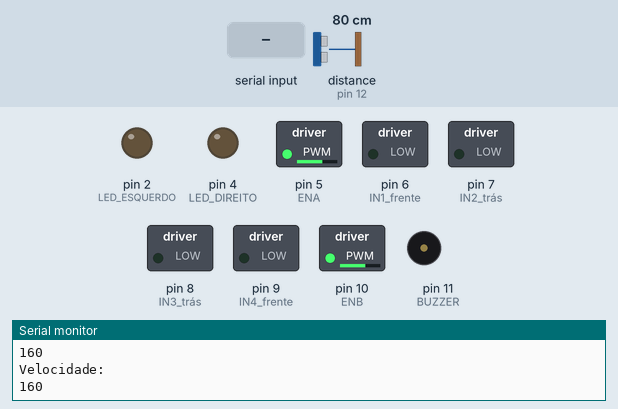
Simulated run of this sketch. Board: Arduino Uno, built with avr-gcc and run on an emulated ATmega328P. Parts: switched loads named in the sketch (green lamp = pin HIGH), output pins drawn as LEDs (lit = HIGH), buzzer (waves = sounding), the last lines printed to the serial monitor. Dashed ring = blinking. Inputs (shaded band) come from the test bench; at power-on: distance to the obstacle (sensor on pin 12) 80 cm. The echo pulse lasts 58.3 µs per cm.

Above: at 1.2 s.
1.3 s: distance to the obstacle (sensor on pin 12) set to 22 cm
3.2 s: distance to the obstacle (sensor on pin 12) set to 18 cm
At 5.0 s:
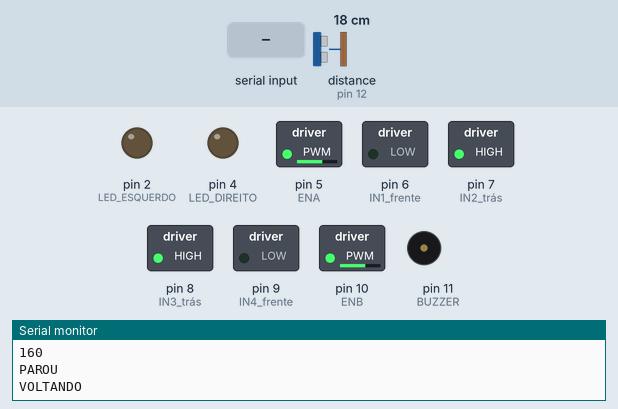
7.3 s: "t" received over Serial
At 11.1 s:
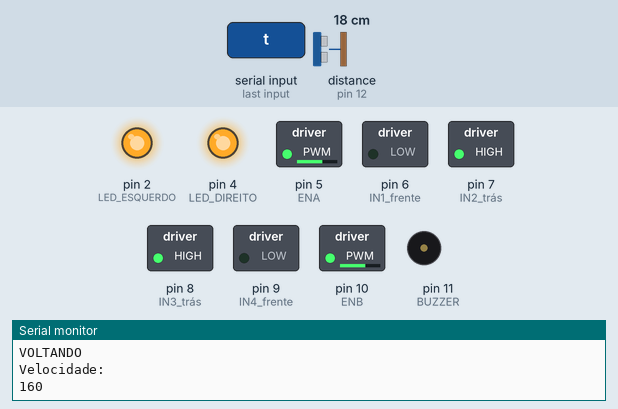
11.4 s: "f" received over Serial
At 13.8 s:
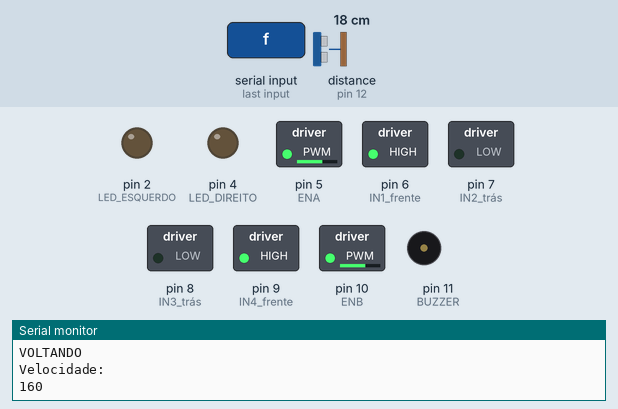
14.9 s: "d" received over Serial
At 18.8 s:
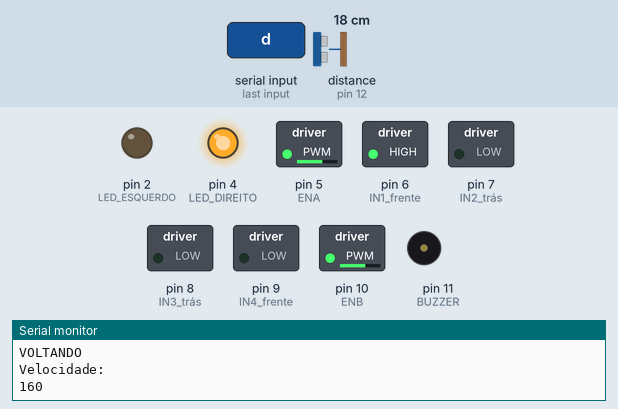
19.0 s: "e" received over Serial
At 22.6 s:
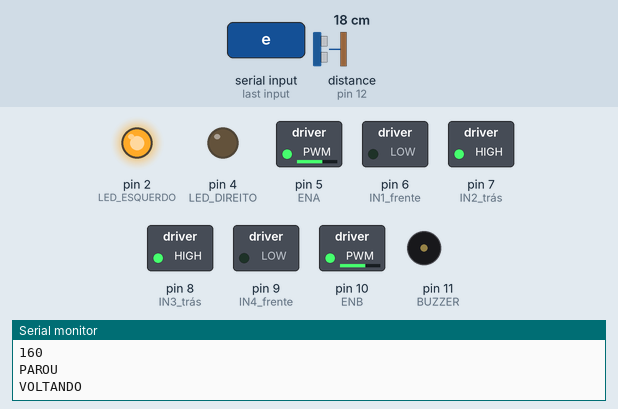
Timing chart, 0 to 23.5 s (numbered marks = the images above; inputs shaded):
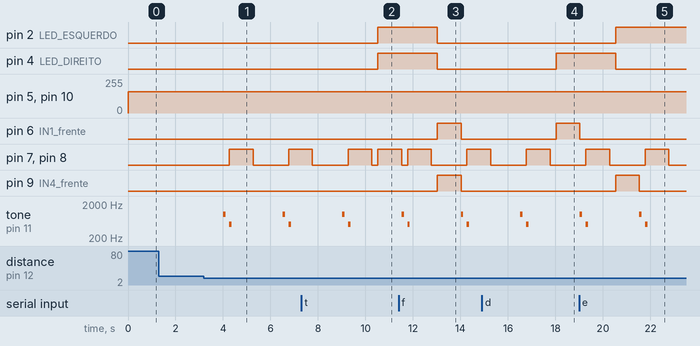

The sketch:

carrinho_final_icc.ino
```cpp
#include <Ultrasonic.h>
#include <PCM.h>

Ultrasonic sensor (3, 12);

int velocidade = 160;
int cont;
int cont2;
char x;
/*
const unsigned char buzina[] PROGMEM = {
    129, 128, 129, 128, 128, 128, 126, 126, 125, 125, 124, 124, 126, 126, 128, 128, 129, 131, 129, 132, 132, 133, 132, 130, 130, 125, 124, 122, 120, 120, 118, 124,
    126, 127, 129, 131, 134, 131, 134, 136, 136, 134, 133, 136, 126, 119, 119, 114, 113, 112, 119, 127, 128, 132, 135, 131, 131, 141, 135, 132, 139, 138, 139, 126,
    121, 122, 107, 106, 111, 115, 123, 135, 141, 126, 131, 137, 135, 133, 126, 146, 143, 128, 142, 133, 112, 104, 108, 107, 106, 123, 142, 144, 124, 129, 140, 126,
    129, 134, 142, 137, 126, 150, 147, 112, 95, 108, 118, 97, 111, 152, 152, 126, 124, 136, 123, 122, 135, 148, 139, 112, 143, 173, 127, 78, 98, 130, 103, 97, 143,
    165, 136, 116, 140, 115, 105, 146, 152, 148, 108, 121, 189, 149, 81, 79, 121, 128, 89, 118, 172, 149, 117, 140, 121, 87, 135, 165, 156, 118, 101, 173, 178, 102, 66,
    100, 137, 107, 96, 151, 176, 119, 123, 154, 77, 104, 178, 153, 134, 102, 144, 197, 127, 66, 79, 131, 128, 88, 129, 174, 137, 115, 160, 105, 63, 166, 180, 128, 102,
    137, 197, 151, 80, 64, 107, 147, 96, 102, 172, 156, 108, 147, 139, 57, 133, 190, 134, 105, 118, 198, 186, 85, 61, 87, 138, 118, 92, 151, 169, 120, 127, 160, 72,
    89, 200, 156, 87, 107, 195, 210, 106, 64, 71, 120, 135, 87, 133, 181, 127, 115, 162, 93, 72, 182, 182, 96, 78, 172, 240, 137, 60, 71, 102, 129, 101, 116, 172, 151,
    106, 149, 123, 53, 159, 211, 111, 59, 143, 244, 171, 76, 65, 88, 125, 107, 104, 163, 166, 110, 138, 132, 57, 130, 219, 151, 54, 98, 235, 209, 89, 62, 88, 113, 113,
    99, 142, 176, 126, 121, 142, 62, 100, 223, 181, 70, 65, 212, 228, 110, 70, 76, 112, 116, 93, 131, 171, 142, 121, 139, 74, 76, 206, 209, 102, 44, 173, 243, 135, 71,
    75, 107, 116, 99, 115, 160, 158, 120, 142, 89, 48, 190, 222, 130, 48, 133, 246, 157, 81, 73, 96, 125, 99, 104, 153, 156, 133, 141, 104, 38, 155, 232, 156, 58, 103,
    239, 179, 87, 76, 91, 122, 106, 98, 144, 158, 135, 139, 125, 35, 119, 230, 177, 78, 76, 222, 207, 96, 76, 84, 119, 117, 93, 133, 157, 141, 137, 138, 46, 83, 222,
    194, 95, 61, 199, 228, 109, 77, 85, 109, 122, 95, 123, 158, 143, 135, 146, 63, 59, 201, 207, 118, 53, 168, 244, 129, 77, 81, 104, 126, 95, 116, 152, 148, 135, 148,
    88, 37, 179, 218, 136, 56, 133, 249, 154, 79, 81, 96, 126, 101, 103, 149, 152, 135, 148, 108, 31, 149, 223, 155, 67, 100, 243, 184, 82, 79, 89, 126, 108, 93, 142,
    153, 139, 143, 128, 34, 116, 226, 170, 82, 77, 225, 209, 93, 79, 83, 120, 119, 88, 131, 154, 141, 141, 139, 48, 84, 218, 189, 97, 61, 199, 234, 108, 75, 84, 112,
    127, 88, 118, 153, 144, 138, 147, 65, 57, 205, 201, 114, 55, 167, 251, 128, 75, 84, 103, 133, 94, 107, 151, 145, 138, 148, 86, 42, 179, 215, 132, 56, 134, 254,
    156, 75, 82, 97, 131, 103, 99, 146, 149, 135, 147, 109, 33, 150, 223, 149, 64, 101, 246, 187, 79, 81, 90, 126, 114, 93, 138, 151, 138, 144, 126, 36, 118, 226, 168,
    77, 76, 226, 215, 90, 79, 87, 119, 120, 90, 131, 152, 141, 141, 138, 49, 87, 219, 186, 94, 60, 198, 238, 107, 76, 85, 111, 127, 90, 121, 152, 144, 138, 145, 67, 58,
    204, 203, 112, 54, 165, 252, 131, 73, 85, 103, 130, 95, 109, 151, 146, 137, 148, 85, 43, 180, 215, 132, 55, 131, 255, 158, 73, 84, 96, 130, 102, 100, 147, 148, 139,
    146, 105, 35, 149, 224, 151, 64, 100, 246, 188, 78, 81, 91, 126, 113, 93, 139, 151, 139, 145, 123, 37, 118, 225, 170, 78, 74, 225, 217, 88, 75, 90, 119, 121, 90, 131,
    152, 140, 144, 138, 46, 87, 220, 187, 95, 58, 198, 239, 105, 73, 85, 112, 128, 90, 121, 153, 142, 141, 145, 66, 62, 202, 203, 114, 52, 163, 254, 132, 69, 83, 104, 131,
    96, 108, 151, 147, 137, 148, 87, 42, 181, 215, 131, 57, 126, 255, 164, 71, 80, 95, 132, 105, 96, 147, 151, 137, 148, 107, 35, 149, 223, 152, 65, 94, 245, 195, 79, 77,
    88, 129, 114, 89, 140, 152, 138, 145, 125, 39, 113, 224, 172, 81, 71, 217, 224, 96, 73, 84, 120, 126, 87, 128, 156, 141, 141, 140, 51, 80, 217, 189, 99, 57, 185, 245,
    115, 71, 81, 109, 133, 90, 114, 157, 145, 138, 147, 71, 55, 196, 207, 120, 52, 150, 254, 142, 71, 79, 100, 135, 97, 103, 153, 149, 138, 148, 95, 39, 168, 221, 139,
    58, 116, 251, 173, 74, 78, 91, 131, 108, 93, 145, 155, 138, 145, 117, 36, 134, 226, 160, 71, 86, 237, 204, 84, 75, 86, 123, 118, 88, 135, 158, 139, 142, 132, 43,
    101, 221, 181, 86, 64, 212, 229, 100, 74, 82, 114, 126, 88, 125, 156, 144, 140, 141, 61, 69, 208, 200, 106, 51, 178, 248, 122, 73, 80, 106, 130, 93, 112, 155, 149, 136,
    146, 80, 49, 187, 211, 128, 52, 140, 255, 150, 73, 80, 96, 131, 101, 100, 151, 152, 136, 148, 101, 38, 158, 221, 148, 60, 107, 249, 178, 79, 80, 89, 128, 108, 92, 144,
    154, 138, 145, 120, 39, 125, 224, 167, 76, 79, 229, 209, 90, 77, 84, 122, 118, 88, 132, 156, 142, 140, 136, 48, 91, 219, 185, 95, 62, 200, 233, 105, 76, 82, 111, 128,
    87, 120, 158, 144, 139, 143, 66, 64, 201, 202, 115, 54, 166, 250, 129, 74, 81, 103, 131, 93, 109, 155, 149, 136, 146, 89, 44, 177, 216, 134, 57, 131, 252, 157, 76, 80,
    94, 131, 103, 97, 149, 154, 136, 145, 109, 37, 145, 223, 153, 67, 97, 243, 189, 80, 79, 87, 126, 113, 89, 140, 157, 138, 142, 128, 41, 112, 222, 173, 82, 73, 222, 216,
    94, 77, 81, 119, 123, 85, 128, 159, 143, 138, 138, 58, 79, 211, 192, 102, 59, 188, 241, 114, 74, 81, 109, 129, 89, 114, 158, 147, 134, 147, 75, 55, 194, 205, 122, 54,
    155, 252, 137, 76, 80, 98, 133, 96, 102, 154, 151, 135, 146, 97, 42, 163, 219, 142, 59, 120, 251, 167, 76, 81, 91, 129, 106, 94, 146, 155, 137, 143, 117, 38, 133, 223,
    160, 71, 89, 239, 197, 83, 80, 87, 123, 116, 89, 136, 158, 140, 140, 131, 45, 101, 219, 180, 86, 67, 216, 224, 95, 78, 85, 114, 124, 87, 125, 158, 144, 139, 138, 61, 75,
    206, 196, 106, 55, 183, 244, 117, 75, 83, 106, 129, 91, 114, 154, 148, 137, 144, 80, 51, 188, 210, 125, 54, 147, 255, 142, 74, 84, 98, 130, 98, 102, 152, 150, 136, 147,
    98, 40, 160, 218, 146, 60, 113, 251, 172, 77, 82, 92, 128, 107, 93, 145, 153, 138, 144, 117, 39, 128, 222, 163, 75, 84, 234, 203, 85, 81, 87, 123, 117, 88, 135, 156, 141,
    141, 132, 46, 97, 217, 181, 91, 65, 207, 229, 101, 76, 86, 114, 126, 87, 123, 158, 143, 139, 141, 62, 69, 204, 196, 111, 56, 173, 247, 122, 75, 84, 104, 133, 90, 110, 157,
    148, 138, 145, 83, 49, 182, 212, 129, 56, 139, 252, 150, 74, 83, 97, 131, 100, 98, 151, 153, 136, 146, 104, 38, 154, 221, 148, 64, 106, 247, 181, 77, 82, 90, 128, 110, 89,
    142, 156, 138, 143, 122, 39, 121, 222, 168, 78, 80, 229, 211, 89, 79, 85, 120, 121, 85, 131, 158, 142, 139, 134, 52, 89, 213, 186, 97, 62, 198, 238, 107, 74, 84, 112, 128,
    87, 117, 158, 146, 136, 143, 69, 61, 197, 202, 116, 54, 163, 252, 132, 73, 82, 103, 133, 93, 105, 156, 151, 135, 146, 91, 44, 172, 214, 136, 56, 126, 255, 161, 75, 80, 94,
    132, 102, 95, 149, 155, 138, 144, 111, 38, 141, 222, 156, 67, 95, 242, 192, 81, 80, 88, 126, 114, 88, 138, 158, 140, 142, 127, 42, 108, 221, 175, 84, 70, 218, 221, 94, 77,
    85, 118, 123, 87, 126, 159, 143, 139, 138, 56, 79, 209, 193, 103, 56, 188, 242, 113, 76, 83, 109, 130, 89, 116, 156, 147, 137, 144, 76, 54, 190, 208, 122, 52, 151, 254, 140,
    75, 83, 99, 131, 97, 104, 153, 151, 136, 146, 97, 40, 163, 218, 143, 58, 115, 252, 170, 77, 82, 92, 129, 107, 94, 147, 154, 137, 145, 116, 38, 132, 222, 163, 70, 85, 237,
    199, 85, 80, 87, 123, 117, 88, 138, 156, 140, 142, 131, 47, 99, 218, 182, 88, 64, 210, 226, 99, 77, 85, 114, 124, 88, 125, 157, 143, 140, 142, 60, 71, 207, 197, 108, 54,
    179, 245, 118, 75, 84, 104, 130, 91, 113, 156, 145, 139, 146, 79, 52, 184, 210, 129, 54, 143, 254, 145, 74, 83, 96, 131, 98, 102, 152, 150, 137, 146, 102, 40, 156, 219,
    149, 63, 108, 249, 176, 78, 81, 90, 128, 109, 92, 145, 155, 136, 145, 120, 39, 124, 221, 167, 77, 80, 230, 208, 87, 79, 86, 121, 119, 86, 136, 157, 139, 142, 134, 49, 93,
    215, 185, 95, 62, 202, 232, 103, 77, 83, 113, 126, 87, 123, 159, 142, 138, 143, 65, 65, 200, 200, 114, 55, 167, 248, 126, 74, 84, 102, 131, 92, 109, 158, 147, 137, 146,
    86, 47, 178, 212, 134, 58, 132, 253, 154, 76, 83, 94, 131, 100, 97, 151, 153, 136, 145, 107, 39, 148, 220, 153, 67, 100, 244, 185, 81, 81, 88, 127, 111, 88, 143, 156,
    137, 143, 124, 43, 115, 220, 172, 83, 75, 222, 215, 92, 78, 85, 119, 121, 85, 130, 159, 141, 139, 137, 55, 84, 211, 189, 101, 59, 192, 239, 109, 77, 83, 110, 128, 87,
    117, 159, 144, 137, 144, 73, 60, 192, 204, 121, 54, 157, 252, 134, 75, 83, 101, 131, 93, 105, 156, 149, 135, 145, 95, 45, 166, 215, 140, 59, 122, 252, 163, 77, 82, 93,
    130, 103, 95, 150, 154, 136, 144, 114, 41, 136, 220, 159, 72, 90, 239, 194, 83, 81, 87, 124, 114, 88, 141, 157, 137, 142, 128, 47, 105, 217, 178, 88, 68, 215, 221, 96,
    79, 84, 116, 123, 86, 129, 159, 141, 138, 139, 61, 76, 207, 194, 107, 57, 182, 243, 115, 76, 84, 107, 129, 88, 115, 159, 145, 137, 144, 79, 55, 186, 207, 127, 55, 147,
    253, 141, 76, 83, 98, 131, 96, 101, 155, 150, 136, 144, 99, 43, 159, 216, 146, 63, 112, 251, 172, 78, 82, 90, 129, 106, 90, 147, 156, 136, 142, 117, 42, 127, 219, 165,
    78, 83, 232, 205, 87, 80, 86, 122, 117, 84, 135, 161, 139, 138, 133, 50, 95, 215, 182, 96, 64, 203, 231, 104, 78, 82, 114, 127, 82, 121, 163, 144, 135, 141, 69, 67, 198,
    200, 115, 57, 166, 249, 129, 76, 81, 103, 132, 88, 105, 160, 151, 132, 144, 91, 48, 174, 211, 135, 61, 128, 252, 159, 78, 81, 93, 133, 99, 92, 154, 157, 133, 143, 111,
    42, 141, 218, 154, 71, 97, 241, 191, 83, 80, 86, 127, 112, 84, 141, 163, 137, 138, 128, 49, 107, 215, 175, 88, 73, 217, 221, 97, 78, 82, 118, 122, 83, 127, 164, 143,
    134, 139, 63, 76, 204, 193, 106, 59, 185, 243, 116, 77, 81, 107, 129, 87, 112, 162, 148, 132, 142, 84, 55, 181, 208, 128, 55, 147, 255, 143, 76, 81, 97, 131, 95, 100,
    156, 154, 132, 142, 105, 44, 153, 217, 148, 63, 110, 250, 175, 80, 81, 89, 127, 106, 90, 147, 158, 134, 141, 121, 44, 122, 219, 169, 77, 80, 233, 206, 88, 80, 85, 120,
    116, 86, 135, 160, 140, 137, 133, 54, 91, 213, 186, 96, 61, 203, 232, 105, 79, 82, 112, 124, 86, 122, 161, 144, 135, 141, 70, 66, 196, 202, 117, 54, 167, 248, 128, 78,
    82, 101, 129, 92, 109, 158, 149, 134, 144, 90, 48, 172, 213, 137, 57, 130, 253, 156, 78, 83, 93, 129, 100, 97, 152, 153, 136, 143, 109, 41, 142, 219, 158, 68, 97, 243,
    186, 84, 82, 88, 125, 110, 90, 143, 157, 137, 142, 126, 45, 110, 217, 176, 85, 72, 222, 215, 93, 81, 84, 117, 121, 86, 131, 160, 139, 139, 137, 57, 81, 208, 191, 104,
    58, 191, 238, 111, 79, 83, 107, 127, 88, 118, 160, 144, 136, 143, 76, 58, 188, 205, 125, 55, 154, 250, 136, 78, 83, 99, 130, 94, 104, 157, 150, 134, 146, 97, 43, 163,
    215, 143, 62, 117, 249, 166, 80, 83, 91, 129, 104, 93, 150, 154, 135, 145, 115, 42, 131, 218, 163, 74, 88, 236, 196, 86, 82, 86, 123, 114, 87, 140, 158, 138, 141, 130,
    49, 99, 214, 180, 92, 67, 210, 224, 99, 80, 83, 115, 123, 85, 127, 161, 141, 138, 141, 63, 73, 201, 196, 111, 56, 177, 244, 118, 77, 84, 104, 130, 90, 113, 160, 145,
    136, 146, 82, 52, 181, 209, 131, 56, 142, 252, 144, 78, 83, 95, 131, 98, 101, 155, 150, 135, 147, 102, 42, 152, 217, 151, 65, 107, 247, 175, 80, 83, 89, 126, 108, 91,
    147, 154, 135, 145, 120, 42, 121, 219, 169, 80, 79, 229, 206, 89, 82, 86, 120, 117, 86, 136, 159, 137, 141, 134, 52, 91, 211, 186, 98, 61, 201, 232, 104, 81, 84, 110,
    126, 86, 121, 161, 142, 139, 140, 69, 66, 193, 201, 119, 56, 163, 248, 130, 77, 82, 102, 131, 91, 107, 158, 149, 135, 146, 90, 46, 171, 212, 138, 60, 126, 252, 159, 79,
    82, 92, 132, 102, 93, 153, 154, 134, 146, 109, 42, 138, 218, 159, 71, 94, 239, 192, 84, 81, 86, 127, 112, 86, 143, 158, 136, 141, 128, 46, 105, 216, 175, 88, 71, 215,
    219, 98, 80, 81, 118, 124, 83, 128, 163, 139, 136, 140, 62, 76, 204, 194, 107, 58, 183, 243, 116, 78, 82, 107, 130, 86, 114, 162, 145, 135, 144, 81, 55, 183, 207, 127,
    56, 146, 252, 144, 79, 80, 97, 132, 95, 99, 157, 153, 132, 144, 103, 44, 154, 217, 148, 65, 109, 248, 177, 81, 81, 87, 129, 108, 88, 146, 158, 135, 142, 120, 45, 121,
    218, 168, 80, 80, 229, 209, 92, 79, 82, 123, 118, 83, 134, 162, 137, 137, 135, 55, 89, 211, 187, 98, 62, 200, 233, 109, 80, 80, 111, 127, 85, 119, 163, 143, 135, 141,
    73, 64, 192, 202, 119, 56, 162, 249, 132, 79, 80, 101, 131, 91, 105, 160, 150, 132, 145, 93, 46, 168, 215, 139, 58, 127, 251, 158, 81, 82, 91, 130, 101, 93, 153, 156,
    134, 143, 111, 44, 136, 219, 161, 70, 93, 240, 190, 85, 82, 86, 125, 112, 86, 141, 160, 137, 139, 127, 48, 106, 217, 179, 88, 70, 216, 218, 99, 81, 81, 115, 124, 84,
    125, 163, 141, 136, 137, 63, 76, 204, 195, 109, 57, 181, 242, 119, 79, 81, 106, 130, 88, 111, 161, 147, 133, 143, 82, 54, 182, 208, 130, 56, 144, 250, 145, 81, 80, 95,
    133, 96, 98, 157, 152, 133, 143, 103, 45, 152, 216, 151, 65, 108, 247, 176, 83, 81, 88, 129, 106, 88, 148, 158, 134, 140, 121, 45, 121, 218, 168, 80, 80, 229, 205, 92,
    81, 83, 122, 118, 83, 135, 163, 137, 137, 134, 56, 89, 210, 187, 98, 62, 199, 231, 107, 80, 81, 111, 127, 85, 120, 164, 143, 135, 141, 73, 64, 193, 202, 119, 56, 163, 247,
    130, 80, 81, 100, 131, 92, 106, 161, 149, 133, 144, 93, 48, 167, 213, 140, 60, 126, 250, 159, 80, 82, 91, 129, 103, 94, 153, 155, 133, 142, 112, 43, 136, 218, 160, 71, 94,
    240, 189, 86, 82, 85, 124, 113, 87, 141, 161, 135, 139, 128, 49, 105, 215, 179, 88, 70, 217, 217, 98, 82, 82, 115, 122, 85, 129, 161, 140, 137, 137, 62, 78, 202, 194, 110,
    57, 184, 240, 117, 81, 81, 106, 128, 88, 114, 161, 144, 134, 144, 80, 55, 181, 208, 130, 54, 147, 251, 142, 81, 83, 96, 131, 96, 100, 157, 150, 133, 145, 101, 43, 154, 216,
    150, 63, 111, 248, 172, 83, 83, 89, 127, 106, 91, 149, 155, 134, 143, 119, 43, 122, 217, 169, 78, 82, 232, 201, 91, 85, 83, 120, 117, 86, 138, 158, 135, 141, 132, 52, 92,
    211, 187, 97, 63, 204, 227, 104, 83, 81, 110, 126, 87, 123, 160, 141, 138, 142, 68, 67, 196, 202, 117, 55, 169, 245, 125, 81, 83, 99, 130, 92, 110, 158, 144, 136, 146, 87,
    49, 173, 212, 137, 58, 133, 251, 150, 82, 85, 90, 130, 101, 98, 153, 149, 136, 146, 107, 42, 143, 218, 157, 68, 100, 242, 182, 84, 84, 85, 125, 113, 90, 144, 155, 136, 143,
    124, 45, 112, 216, 174, 85, 74, 223, 211, 93, 84, 83, 116, 122, 86, 133, 157, 138, 141, 136, 57, 83, 206, 192, 104, 58, 193, 234, 111, 82, 82, 106, 128, 89, 118, 158, 142,
    138, 143, 76, 60, 188, 206, 125, 55, 155, 248, 136, 80, 82, 97, 131, 95, 104, 156, 147, 136, 146, 94, 46, 162, 214, 145, 61, 120, 249, 163, 81, 84, 89, 129, 106, 94, 149,
    152, 136, 145, 112, 43, 132, 217, 164, 75, 89, 236, 194, 87, 83, 83, 124, 115, 87, 140, 156, 136, 142, 130, 49, 100, 214, 181, 91, 68, 212, 221, 100, 82, 81, 113, 124, 87,
    128, 160, 139, 139, 140, 63, 73, 200, 198, 111, 56, 179, 242, 119, 79, 82, 103, 130, 90, 115, 160, 143, 136, 146, 82, 52, 180, 210, 132, 54, 143, 251, 144, 81, 83, 93, 130,
    98, 102, 155, 149, 136, 146, 101, 43, 152, 217, 153, 62, 108, 247, 174, 82, 84, 87, 126, 108, 94, 147, 153, 135, 146, 120, 42, 122, 218, 172, 78, 79, 232, 201, 91, 84, 83,
    118, 116, 90, 136, 157, 136, 143, 134, 51, 93, 209, 188, 97, 61, 205, 226, 104, 82, 82, 110, 122, 92, 123, 161, 140, 138, 144, 65, 70, 191, 201, 119, 51, 173, 241, 125, 80,
    83, 105, 126, 97, 109, 162, 143, 135, 150, 81, 52, 168, 210, 137, 54, 135, 242, 152, 85, 84, 94, 131, 115, 100, 148, 151, 141, 147, 96, 46, 141, 211, 152, 63, 110, 221, 176,
    98, 82, 97, 125, 129, 108, 130, 146, 149, 149, 103, 46, 117, 212, 162, 67, 97, 206, 182, 106, 99, 92, 117, 144, 113, 124, 133, 152, 157, 101, 60, 104, 192, 180, 79, 82, 192,
    181, 113, 108, 98, 110, 143, 127, 117, 120,
};
*/

// configurações das entradas e saídas no arduíno
void setup () {
    Serial.begin (9600);
    pinMode (2, OUTPUT); // LED ESQUERDO
    pinMode (4, OUTPUT); // LED DIREITO
    pinMode (11, OUTPUT); // BUZZER

    // saídas da ponte H
    pinMode (5, OUTPUT); // ENA
    pinMode (10, OUTPUT); // ENB

    // saídas dos motores
    pinMode (6, OUTPUT); // IN1 frente, roda 1
    pinMode (7, OUTPUT); // IN2 trás, roda 1
    pinMode (8, OUTPUT); // IN3 trás, roda 2
    pinMode (9, OUTPUT); // IN4 frente, roda 2

    // entradas e saídas do ultrassom
    pinMode (3, OUTPUT); // TRIGG
    pinMode (12, INPUT); // ECHO
}

// função para executar parada do carrinho mediante determinada distância
void ultrassom () {
    int distancia = sensor.read (CM);
    if (distancia <= 20) {
        digitalWrite (6, LOW);
        digitalWrite (7, LOW);
        digitalWrite (8, LOW);
        digitalWrite (9, LOW);
        analogWrite (5, velocidade);
        analogWrite (10, velocidade);
        Serial.println ("PAROU");
        tone (11, 1000, 100);
        delay (250);
        digitalWrite (6, LOW);
        digitalWrite (7, HIGH);
        digitalWrite (8, HIGH);
        digitalWrite (9, LOW);
        Serial.println ("VOLTANDO");
        tone (11, 500, 100);
        delay (1000);
        digitalWrite (6, LOW);
        digitalWrite (7, LOW);
        digitalWrite (8, LOW);
        digitalWrite (9, LOW);
        delay (250);
    }
}

// função que aumenta ou diminui a velocidade do carrinho
void veloci() {
    if (x == 'b') {
        cont = 1;
        while (cont > 0 && velocidade < 240){
            velocidade += 20;
            cont --;
            Serial.println ("AUMENTA");
            delay (500);
        }
    }

    if (x == 't') {
        cont2 = 1;
        while (cont2 > 0 && velocidade > 160){
            velocidade = velocidade-20;
            cont --;
            Serial.println ("DIMINUI");
            delay (500);
        }
    }

    analogWrite (5, velocidade);
    analogWrite (10, velocidade);
}

void loop () {
    x = Serial.read ();
    ultrassom();
    veloci();

    switch (x) {
        case 'f': // frente
            digitalWrite (2, LOW);
            digitalWrite (4, LOW);

            digitalWrite (6, HIGH);
            digitalWrite (7, LOW);
            digitalWrite (8, LOW);
            digitalWrite (9, HIGH);
            break;
        case 'd': // direita
            digitalWrite (2, LOW);
            digitalWrite (4, HIGH);

            digitalWrite (6, HIGH);
            digitalWrite (7, LOW);
            digitalWrite (8, LOW);
            digitalWrite (9, LOW);
            break;
        case 'e': // esquerda
            digitalWrite (2, HIGH);
            digitalWrite (4, LOW);

            digitalWrite (6, LOW);
            digitalWrite (7, LOW);
            digitalWrite (8, LOW);
            digitalWrite (9, HIGH);
            break;
        case 't': // trás
            digitalWrite (2, HIGH);
            digitalWrite (4, HIGH);

            digitalWrite (6, LOW);
            digitalWrite (7, HIGH);
            digitalWrite (8, HIGH);
            digitalWrite (9, LOW);
            break;
        case 'o': // parada
            digitalWrite (2, LOW);
            digitalWrite (4, LOW);

            digitalWrite (6, LOW);
            digitalWrite (7, LOW);
            digitalWrite (8, LOW);
            digitalWrite (9, LOW);
            break;
        case 'q': // buzina
            tone (11, 500, 100);
            break;

    }

    Serial.println ("Velocidade:");
    Serial.println (velocidade);
    delay (1000);
}
```

Measured:
- the behaviour switches between 21 and 20 cm on distance to the obstacle (sensor on pin 12) (found by bisection; images 0 and 1)
- after the input at 3.2 s, pin 7 (IN2_trás), pin 8 (IN3_trás): LOW → HIGH after 1.1 s, → LOW 1.0 s later, → HIGH 1.5 s later; tone on pin 11 (BUZZER): plays 1000 Hz for 0.10 s, 500 Hz for 0.10 s, 1000 Hz for 0.10 s, 500 Hz for 0.10 s, starting after 0.82 s
- after the input at 7.3 s, pin 2 (LED_ESQUERDO), pin 4 (LED_DIREITO): LOW → HIGH after 3.2 s
- after the input at 11.4 s, pin 2 (LED_ESQUERDO), pin 4 (LED_DIREITO): HIGH → LOW after 1.6 s; pin 6 (IN1_frente), pin 9 (IN4_frente): LOW → HIGH after 1.6 s, → LOW 1.0 s later
- after the input at 14.9 s, pin 4 (LED_DIREITO), pin 6 (IN1_frente): LOW → HIGH after 3.1 s
- after the input at 19.0 s, pin 2 (LED_ESQUERDO): LOW → HIGH after 1.5 s; pin 4 (LED_DIREITO): HIGH → LOW after 1.5 s; pin 9 (IN4_frente): LOW → HIGH after 1.5 s, → LOW 1.0 s later
